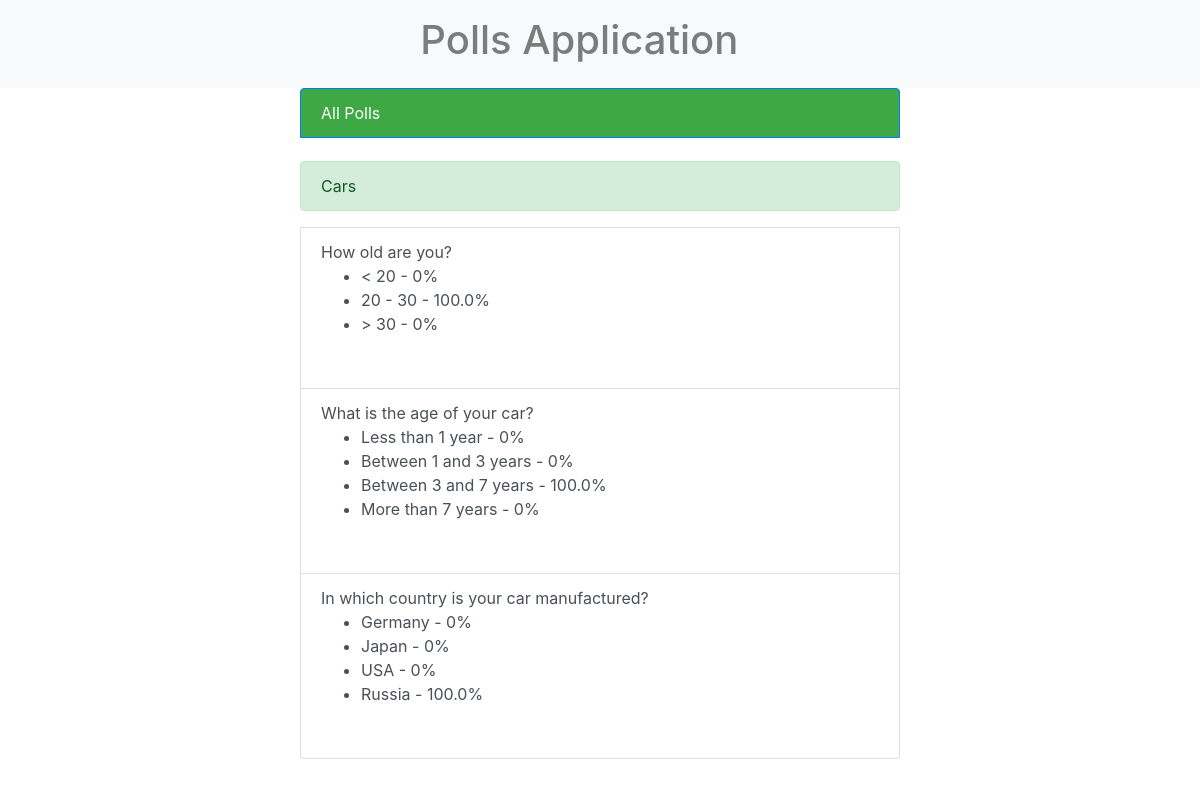
The page /poll/cars_url/result/ (signed in) on the database its author committed.
### poll/models.py (models this page shows, shortened)
class Poll(models.Model):
    title = models.CharField(max_length=150, db_index=True)
    slug = models.SlugField(max_length=150, unique=True)
    comment = models.TextField(blank=True, db_index=True)
    date_create = models.DateTimeField(auto_now_add=True)
    is_public = models.BooleanField(default=False)
    def num_votes(self):
        s = set()
        for i in self.vote_set.all():
            s.add(i.user)
        return len(s)

class Question(models.Model):
    poll = models.ForeignKey(Poll, on_delete=models.CASCADE)
    text = models.CharField(max_length=150)
    order = models.IntegerField(default=0)
    answer = models.CharField(max_length=150, blank=True)
    class Meta:
        ordering = ['order']

class Choice(models.Model):
    question = models.ForeignKey(Question, on_delete=models.CASCADE)
    text = models.CharField(max_length=150)
    order = models.IntegerField(default=0)
    def num_votes(self):
        return self.vote_set.count()
    def percent(self):
        if self.num_votes() == 0:
            return 0
        else:
            percent = round((self.num_votes() / Poll.num_votes(self.question.poll) * 100), 2)
            return percent
    class Meta:
        ordering = ['order']

class Vote(models.Model):
    user = models.ForeignKey(User, on_delete=models.CASCADE)
    poll = models.ForeignKey(Poll, on_delete=models.CASCADE)
    choice = models.ForeignKey(Choice, on_delete=models.CASCADE)

### poll/views.py (the view)
# urls.py: path('<str:slug>/result/', PollResult.as_view(), name='poll_result'),
class PollResult(LoginRequiredMixin, PollResultMixin, View):
    model = Poll

### poll/utils.py (called while the page is built)
    def get(self, request, slug):
        obj = get_object_or_404(Poll, slug__iexact=slug)
        superuser = request.user.is_superuser
        if superuser is False:
            messages.error(request, 'You are not admin')
            return redirect('poll_detail_url', slug=obj.slug)
        else:
            return render(request, self.template, context={self.model.__name__.lower(): obj})

### poll/templates/poll/poll_result.html (shortened to what this page needs)
{% extends 'poll/base_poll.html' %}
{% block content %}
    <div class="alert alert-success col-6 offset-md-3">
    {{ poll.title }}
    </div>
      {% for question in poll.question_set.all %}
    <div class="list-group-item list-group-item-action col-6 offset-md-3">
        {{ question.text  }}
        <br>
          <ul>
          {% for choice in question.choice_set.all %}
    <li>{{ choice.text }} - {{ choice.percent}}% </li>
          {% endfor %}
          </ul>
        <br>
    </div>
    {% endfor %}
{% endblock %}

### rows shown on the page
Poll: title "Cars"
Question: text "How old are you?"
Choice: text "< 20", percent "0"
Choice: text "20 - 30", percent "100.0"
Choice: text "> 30", percent "0"
Question: text "What is the age of your car?"
Choice: text "Less than 1 year", percent "0"
Choice: text "Between 1 and 3 years", percent "0"
Choice: text "Between 3 and 7 years", percent "100.0"
Choice: text "More than 7 years", percent "0"
Question: text "In which country is your car manufactured?"
Choice: text "Germany", percent "0"
Choice: text "Japan", percent "0"
Choice: text "USA", percent "0"
Choice: text "Russia", percent "100.0"
